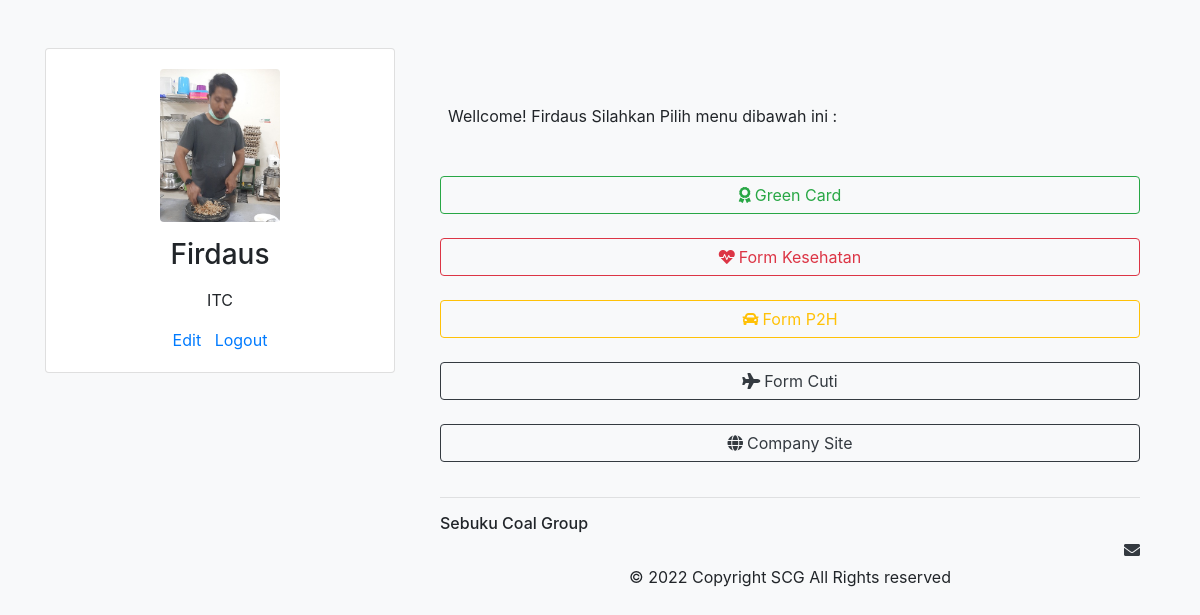
/home.php (signed in), run on the app's committed database.
### tables this page shows
CREATE TABLE `user` (
  `name` varchar(200) NOT NULL,
  `nik` int(20) NOT NULL,
  `password` varchar(50) NOT NULL,
  `dep` varchar(50) NOT NULL,
  `image` varchar(255) NOT NULL DEFAULT 'image/user.png',
  `id` int(11) NOT NULL
);

### home.php (the view, shortened to what this page needs)
<?php
include 'connect.php';
?>
<!DOCTYPE html>
<html lang="en">
    <head>
    <link rel="stylesheet" href="css/bootstrap.min.css" />
</head>
<body class="bg-light">
<?php
    if(ISSET($_SESSION['id'])){
    $s="select*from user where id='$_SESSION[id]'";
    $qu= mysqli_query($con, $s);
    $f=mysqli_fetch_assoc($qu);
?>
<div class="container mt-5">
    <div class="row">
        <div class="col-md-4">
            <div class="card">
                <div class="card-body text-center">
                    <img class="img img-responsive rounded mb-3" width="120"
                    img src="<?php echo $f['image'];?>">
                    <h3><?php echo $f['name'];?></h3> <p>
                    <p><?php echo $f["dep"] ?></p>
                    <a href="edit.php">Edit</a> &nbsp;&nbsp;<a href="logout.php">Logout</a>
                </div>
            </div>
        </div>
        <div class="col-md-8">
<!DOCTYPE html>
<html lang="en">
<head>
<link rel="stylesheet" href="https://use.fontawesome.com/releases/v5.8.1/css/all.css">
<link rel="stylesheet" href="https://stackpath.bootstrapcdn.com/bootstrap/4.3.1/css/bootstrap.min.css">
</head>
<body>
<div class="container">
<div class="media mt-5">
<div class="media-body m-2">
<p>Wellcome! <?php echo $f['name'] ?> Silahkan Pilih menu dibawah ini : </p>
</div>
</div>
<div class="mt-4">
<a href="greencard.php" class="btn btn-outline-success btn-block" role="button"><i class="fas fa-award">&nbsp;</i>Green Card</a>
<br>
<a href="https://forms.gle/UfJTsZXzhXMiMeBE7" class="btn btn-outline-danger btn-block" role="button" target="_blank"><i class="fas fa-heartbeat">&nbsp;</i>Form Kesehatan</a>
<br>
<a href="https://forms.gle/6dRq1EwhQt3nWXFB7" class="btn btn-outline-warning btn-block" role="button" target="_blank"><i class="fa fa-car">&nbsp;</i>Form P2H</a>
<br>
<a href="https://forms.gle/WG4npytmzDvFmMDB9" class="btn btn-outline-dark btn-block" role="button" target="_blank"><i class="fa fa-plane">&nbsp;</i>Form Cuti</a>
<br>
<a href="http://www.sebukucoalgroup.com" class="btn btn-outline-dark btn-block" role="button" target="_blank"><i class="fas fa-globe">&nbsp;</i>Company Site</a>
</div>
<div class="footer mt-5">
<hr/>
<h6>Sebuku Coal Group <span class="love"></span> </h6>
<h6><a href="/" class="name" target="_blank"></a>
<a id="email" href="mailto:jimmy.ishak@sebukucoalgroup.co.id"> <i class="fa fa-envelope"> </i> </a>
</h6>
<br>
                <center>© 2022 Copyright SCG All Rights reserved</center>
                <br><br>
</div>
</div>
        <?php
    	}
		else{
			?>
			Anda tidak boleh mengakses halaman ini. <br>
            silahkan <a href="login.php">Login dahulu</a><?php
		}
        ?>
</body>
</html>

### home.php (style rules this page uses)
body { background-color: #faf8ef; }
#email { text-decoration: none; float: right; color:#343a40; }
.footer { margin-top: 5% !important; margin-bottom: 10px; }

### data on the page
user: image (picture), name "Firdaus", dep "ITC"
